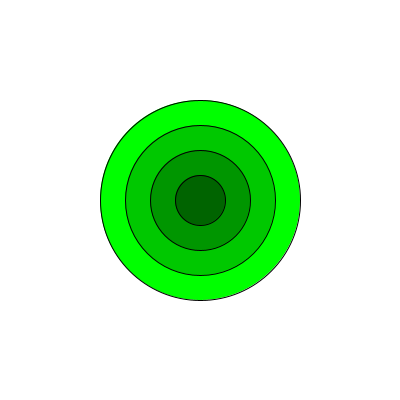
Frame 1 (no input)
Frame 60 (the mouse pressed at the canvas centre just before this capture): identical to frame 1, image omitted
Frame 120 (the mouse held since frame 60 and released just before this capture): identical to frame 1, image omitted

The Processing sketch that drew this single still picture (run headless with seeded random() and noise(); from frame 60 on, the mouse is pressed at the canvas centre):

// Processing sketch: CUSTOMmethod
// ── CUSTOMmethod.pde
void setup() {
  size (400,400);
  smooth();
}

void draw() {
  background (255);
  Greencircles();
}

void Greencircles(){
  fill (0,255,0);
  ellipse (200,200,200,200);
  fill (0,200,0);
  ellipse (200,200,150,150);
  fill (0,150,0);
  ellipse (200,200,100,100);
  fill (0,100,0);
  ellipse (200,200,50,50);
}
